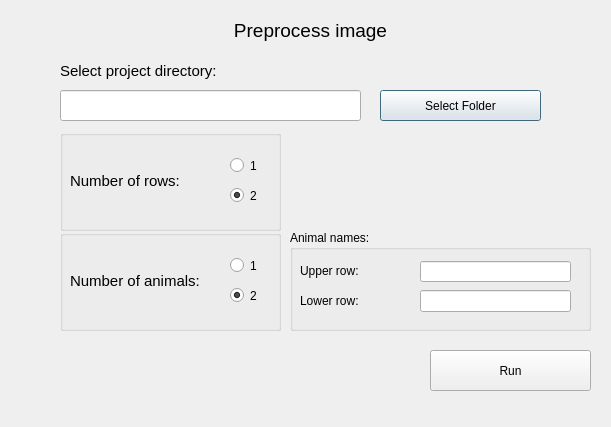
<?xml version="1.0" encoding="UTF-8"?>
<ui version="4.0">
 <class>animal_mouse</class>
 <widget class="QDialog" name="animal_mouse">
  <property name="enabled">
   <bool>true</bool>
  </property>
  <property name="geometry">
   <rect>
    <x>0</x>
    <y>0</y>
    <width>611</width>
    <height>427</height>
   </rect>
  </property>
  <property name="windowTitle">
   <string>Dialog</string>
  </property>
  <widget class="QLineEdit" name="foldername">
   <property name="geometry">
    <rect>
     <x>60</x>
     <y>90</y>
     <width>301</width>
     <height>31</height>
    </rect>
   </property>
  </widget>
  <widget class="QPushButton" name="browse">
   <property name="geometry">
    <rect>
     <x>380</x>
     <y>90</y>
     <width>161</width>
     <height>31</height>
    </rect>
   </property>
   <property name="text">
    <string>Select Folder</string>
   </property>
  </widget>
  <widget class="QPushButton" name="process">
   <property name="geometry">
    <rect>
     <x>430</x>
     <y>350</y>
     <width>161</width>
     <height>41</height>
    </rect>
   </property>
   <property name="text">
    <string>Run</string>
   </property>
  </widget>
  <widget class="QLabel" name="label_2">
   <property name="geometry">
    <rect>
     <x>30</x>
     <y>10</y>
     <width>561</width>
     <height>41</height>
    </rect>
   </property>
   <property name="font">
    <font>
     <pointsize>14</pointsize>
    </font>
   </property>
   <property name="text">
    <string>Preprocess image</string>
   </property>
   <property name="alignment">
    <set>Qt::AlignCenter</set>
   </property>
  </widget>
  <widget class="QLabel" name="label_3">
   <property name="geometry">
    <rect>
     <x>60</x>
     <y>50</y>
     <width>351</width>
     <height>41</height>
    </rect>
   </property>
   <property name="font">
    <font>
     <pointsize>11</pointsize>
    </font>
   </property>
   <property name="text">
    <string>Select project directory:</string>
   </property>
  </widget>
  <widget class="QGroupBox" name="group_animals">
   <property name="enabled">
    <bool>true</bool>
   </property>
   <property name="geometry">
    <rect>
     <x>60</x>
     <y>230</y>
     <width>221</width>
     <height>101</height>
    </rect>
   </property>
   <property name="title">
    <string/>
   </property>
   <widget class="QRadioButton" name="animals_1">
    <property name="geometry">
     <rect>
      <x>170</x>
      <y>20</y>
      <width>51</width>
      <height>31</height>
     </rect>
    </property>
    <property name="text">
     <string>1</string>
    </property>
   </widget>
   <widget class="QRadioButton" name="animals_2">
    <property name="geometry">
     <rect>
      <x>170</x>
      <y>50</y>
      <width>51</width>
      <height>31</height>
     </rect>
    </property>
    <property name="text">
     <string>2</string>
    </property>
    <property name="checked">
     <bool>true</bool>
    </property>
   </widget>
   <widget class="QLabel" name="label_4">
    <property name="geometry">
     <rect>
      <x>10</x>
      <y>30</y>
      <width>151</width>
      <height>41</height>
     </rect>
    </property>
    <property name="font">
     <font>
      <pointsize>11</pointsize>
     </font>
    </property>
    <property name="text">
     <string>Number of animals:</string>
    </property>
   </widget>
  </widget>
  <widget class="QGroupBox" name="group_rows">
   <property name="geometry">
    <rect>
     <x>60</x>
     <y>130</y>
     <width>221</width>
     <height>101</height>
    </rect>
   </property>
   <property name="title">
    <string/>
   </property>
   <widget class="QRadioButton" name="rows_1">
    <property name="geometry">
     <rect>
      <x>170</x>
      <y>20</y>
      <width>41</width>
      <height>31</height>
     </rect>
    </property>
    <property name="text">
     <string>1</string>
    </property>
   </widget>
   <widget class="QRadioButton" name="rows_2">
    <property name="geometry">
     <rect>
      <x>170</x>
      <y>50</y>
      <width>51</width>
      <height>31</height>
     </rect>
    </property>
    <property name="text">
     <string>2</string>
    </property>
    <property name="checked">
     <bool>true</bool>
    </property>
   </widget>
   <widget class="QLabel" name="label">
    <property name="geometry">
     <rect>
      <x>10</x>
      <y>30</y>
      <width>141</width>
      <height>41</height>
     </rect>
    </property>
    <property name="font">
     <font>
      <pointsize>11</pointsize>
     </font>
    </property>
    <property name="text">
     <string>Number of rows:</string>
    </property>
   </widget>
  </widget>
  <widget class="QGroupBox" name="animal_names">
   <property name="geometry">
    <rect>
     <x>290</x>
     <y>230</y>
     <width>301</width>
     <height>101</height>
    </rect>
   </property>
   <property name="title">
    <string>Animal names:</string>
   </property>
   <widget class="QLineEdit" name="animal_right">
    <property name="geometry">
     <rect>
      <x>130</x>
      <y>31</y>
      <width>151</width>
      <height>21</height>
     </rect>
    </property>
   </widget>
   <widget class="QLineEdit" name="animal_left">
    <property name="geometry">
     <rect>
      <x>130</x>
      <y>60</y>
      <width>151</width>
      <height>22</height>
     </rect>
    </property>
   </widget>
   <widget class="QLabel" name="label_5">
    <property name="geometry">
     <rect>
      <x>10</x>
      <y>30</y>
      <width>111</width>
      <height>21</height>
     </rect>
    </property>
    <property name="text">
     <string>Upper row:</string>
    </property>
   </widget>
   <widget class="QLabel" name="label_6">
    <property name="geometry">
     <rect>
      <x>10</x>
      <y>60</y>
      <width>111</width>
      <height>21</height>
     </rect>
    </property>
    <property name="text">
     <string>Lower row:</string>
    </property>
   </widget>
  </widget>
  <zorder>group_slides</zorder>
  <zorder>group_animals</zorder>
  <zorder>foldername</zorder>
  <zorder>browse</zorder>
  <zorder>process</zorder>
  <zorder>label_2</zorder>
  <zorder>label_3</zorder>
  <zorder>animal_names</zorder>
 </widget>
 <resources/>
 <connections/>
</ui>
